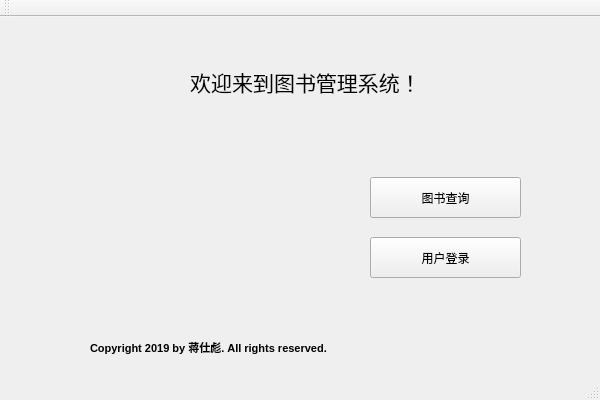
<?xml version="1.0" encoding="UTF-8"?>
<ui version="4.0">
 <class>MainWindow</class>
 <widget class="QMainWindow" name="MainWindow">
  <property name="geometry">
   <rect>
    <x>0</x>
    <y>0</y>
    <width>600</width>
    <height>400</height>
   </rect>
  </property>
  <property name="cursor">
   <cursorShape>ArrowCursor</cursorShape>
  </property>
  <property name="windowTitle">
   <string>图书管理系统</string>
  </property>
  <property name="iconSize">
   <size>
    <width>30</width>
    <height>30</height>
   </size>
  </property>
  <widget class="QWidget" name="centralWidget">
   <widget class="QLabel" name="label">
    <property name="enabled">
     <bool>true</bool>
    </property>
    <property name="geometry">
     <rect>
      <x>120</x>
      <y>10</y>
      <width>371</width>
      <height>111</height>
     </rect>
    </property>
    <property name="font">
     <font>
      <family>Microsoft YaHei UI</family>
      <pointsize>28</pointsize>
      <weight>9</weight>
      <italic>false</italic>
      <bold>false</bold>
     </font>
    </property>
    <property name="styleSheet">
     <string notr="true">font: 75 28pt &quot;Microsoft YaHei UI&quot;;</string>
    </property>
    <property name="text">
     <string>&lt;html&gt;&lt;head/&gt;&lt;body&gt;&lt;p align=&quot;center&quot;&gt;&lt;span style=&quot; font-size:16pt;&quot;&gt;欢迎来到图书管理系统！&lt;/span&gt;&lt;/p&gt;&lt;/body&gt;&lt;/html&gt;</string>
    </property>
   </widget>
   <widget class="QLabel" name="label_2">
    <property name="geometry">
     <rect>
      <x>90</x>
      <y>300</y>
      <width>451</width>
      <height>61</height>
     </rect>
    </property>
    <property name="text">
     <string>&lt;html&gt;&lt;head/&gt;&lt;body&gt;&lt;p&gt;&lt;span style=&quot; font-size:8pt; font-weight:600;&quot;/&gt;&lt;span style=&quot; font-size:8pt; font-weight:600;&quot;&gt;Copyright 2019 by &lt;/span&gt;&lt;span style=&quot; font-size:8pt; font-weight:600;&quot;&gt;蒋仕彪&lt;/span&gt;&lt;span style=&quot; font-size:8pt; font-weight:600;&quot;&gt;. All rights reserved.&lt;/span&gt;&lt;/p&gt;&lt;/body&gt;&lt;/html&gt;</string>
    </property>
   </widget>
   <widget class="QLabel" name="label_3">
    <property name="geometry">
     <rect>
      <x>50</x>
      <y>140</y>
      <width>261</width>
      <height>131</height>
     </rect>
    </property>
    <property name="styleSheet">
     <string notr="true">image: url(C:/Users/jiang/Desktop/code/book.jpg)</string>
    </property>
    <property name="text">
     <string/>
    </property>
   </widget>
   <widget class="QPushButton" name="pushButton">
    <property name="geometry">
     <rect>
      <x>370</x>
      <y>160</y>
      <width>151</width>
      <height>41</height>
     </rect>
    </property>
    <property name="text">
     <string>图书查询</string>
    </property>
   </widget>
   <widget class="QPushButton" name="pushButton_2">
    <property name="geometry">
     <rect>
      <x>370</x>
      <y>220</y>
      <width>151</width>
      <height>41</height>
     </rect>
    </property>
    <property name="text">
     <string>用户登录</string>
    </property>
   </widget>
  </widget>
  <widget class="QToolBar" name="mainToolBar">
   <attribute name="toolBarArea">
    <enum>TopToolBarArea</enum>
   </attribute>
   <attribute name="toolBarBreak">
    <bool>false</bool>
   </attribute>
  </widget>
  <widget class="QStatusBar" name="statusBar"/>
 </widget>
 <layoutdefault spacing="6" margin="11"/>
 <resources/>
 <connections/>
</ui>
